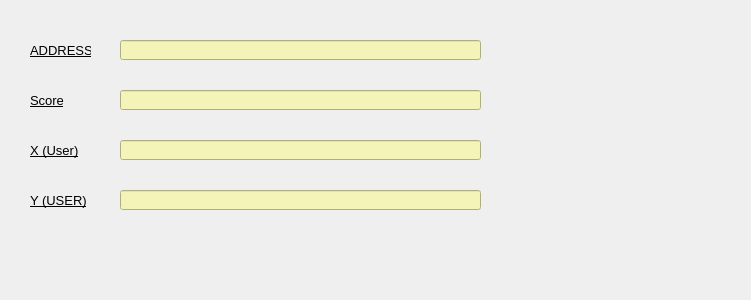
<?xml version="1.0" encoding="UTF-8"?>
<ui version="4.0">
 <class>Form</class>
 <widget class="QWidget" name="Form">
  <property name="geometry">
   <rect>
    <x>0</x>
    <y>0</y>
    <width>751</width>
    <height>300</height>
   </rect>
  </property>
  <property name="windowTitle">
   <string>Selected POI</string>
  </property>
  <widget class="QLabel" name="label_4">
   <property name="geometry">
    <rect>
     <x>30</x>
     <y>140</y>
     <width>71</width>
     <height>21</height>
    </rect>
   </property>
   <property name="font">
    <font>
     <pointsize>10</pointsize>
     <underline>true</underline>
    </font>
   </property>
   <property name="text">
    <string>X (User)</string>
   </property>
  </widget>
  <widget class="QLineEdit" name="results">
   <property name="geometry">
    <rect>
     <x>120</x>
     <y>90</y>
     <width>361</width>
     <height>20</height>
    </rect>
   </property>
   <property name="palette">
    <palette>
     <active>
      <colorrole role="WindowText">
       <brush brushstyle="SolidPattern">
        <color alpha="255">
         <red>0</red>
         <green>0</green>
         <blue>0</blue>
        </color>
       </brush>
      </colorrole>
      <colorrole role="Button">
       <brush brushstyle="SolidPattern">
        <color alpha="255">
         <red>244</red>
         <green>244</green>
         <blue>184</blue>
        </color>
       </brush>
      </colorrole>
      <colorrole role="Light">
       <brush brushstyle="SolidPattern">
        <color alpha="255">
         <red>255</red>
         <green>255</green>
         <blue>255</blue>
        </color>
       </brush>
      </colorrole>
      <colorrole role="Midlight">
       <brush brushstyle="SolidPattern">
        <color alpha="255">
         <red>249</red>
         <green>249</green>
         <blue>219</blue>
        </color>
       </brush>
      </colorrole>
      <colorrole role="Dark">
       <brush brushstyle="SolidPattern">
        <color alpha="255">
         <red>122</red>
         <green>122</green>
         <blue>92</blue>
        </color>
       </brush>
      </colorrole>
      <colorrole role="Mid">
       <brush brushstyle="SolidPattern">
        <color alpha="255">
         <red>163</red>
         <green>163</green>
         <blue>123</blue>
        </color>
       </brush>
      </colorrole>
      <colorrole role="Text">
       <brush brushstyle="SolidPattern">
        <color alpha="255">
         <red>0</red>
         <green>0</green>
         <blue>0</blue>
        </color>
       </brush>
      </colorrole>
      <colorrole role="BrightText">
       <brush brushstyle="SolidPattern">
        <color alpha="255">
         <red>255</red>
         <green>255</green>
         <blue>255</blue>
        </color>
       </brush>
      </colorrole>
      <colorrole role="ButtonText">
       <brush brushstyle="SolidPattern">
        <color alpha="255">
         <red>0</red>
         <green>0</green>
         <blue>0</blue>
        </color>
       </brush>
      </colorrole>
      <colorrole role="Base">
       <brush brushstyle="SolidPattern">
        <color alpha="255">
         <red>244</red>
         <green>244</green>
         <blue>184</blue>
        </color>
       </brush>
      </colorrole>
      <colorrole role="Window">
       <brush brushstyle="SolidPattern">
        <color alpha="255">
         <red>244</red>
         <green>244</green>
         <blue>184</blue>
        </color>
       </brush>
      </colorrole>
      <colorrole role="Shadow">
       <brush brushstyle="SolidPattern">
        <color alpha="255">
         <red>0</red>
         <green>0</green>
         <blue>0</blue>
        </color>
       </brush>
      </colorrole>
      <colorrole role="AlternateBase">
       <brush brushstyle="SolidPattern">
        <color alpha="255">
         <red>249</red>
         <green>249</green>
         <blue>219</blue>
        </color>
       </brush>
      </colorrole>
      <colorrole role="ToolTipBase">
       <brush brushstyle="SolidPattern">
        <color alpha="255">
         <red>255</red>
         <green>255</green>
         <blue>220</blue>
        </color>
       </brush>
      </colorrole>
      <colorrole role="ToolTipText">
       <brush brushstyle="SolidPattern">
        <color alpha="255">
         <red>0</red>
         <green>0</green>
         <blue>0</blue>
        </color>
       </brush>
      </colorrole>
     </active>
     <inactive>
      <colorrole role="WindowText">
       <brush brushstyle="SolidPattern">
        <color alpha="255">
         <red>0</red>
         <green>0</green>
         <blue>0</blue>
        </color>
       </brush>
      </colorrole>
      <colorrole role="Button">
       <brush brushstyle="SolidPattern">
        <color alpha="255">
         <red>244</red>
         <green>244</green>
         <blue>184</blue>
        </color>
       </brush>
      </colorrole>
      <colorrole role="Light">
       <brush brushstyle="SolidPattern">
        <color alpha="255">
         <red>255</red>
         <green>255</green>
         <blue>255</blue>
        </color>
       </brush>
      </colorrole>
      <colorrole role="Midlight">
       <brush brushstyle="SolidPattern">
        <color alpha="255">
         <red>249</red>
         <green>249</green>
         <blue>219</blue>
        </color>
       </brush>
      </colorrole>
      <colorrole role="Dark">
       <brush brushstyle="SolidPattern">
        <color alpha="255">
         <red>122</red>
         <green>122</green>
         <blue>92</blue>
        </color>
       </brush>
      </colorrole>
      <colorrole role="Mid">
       <brush brushstyle="SolidPattern">
        <color alpha="255">
         <red>163</red>
         <green>163</green>
         <blue>123</blue>
        </color>
       </brush>
      </colorrole>
      <colorrole role="Text">
       <brush brushstyle="SolidPattern">
        <color alpha="255">
         <red>0</red>
         <green>0</green>
         <blue>0</blue>
        </color>
       </brush>
      </colorrole>
      <colorrole role="BrightText">
       <brush brushstyle="SolidPattern">
        <color alpha="255">
         <red>255</red>
         <green>255</green>
         <blue>255</blue>
        </color>
       </brush>
      </colorrole>
      <colorrole role="ButtonText">
       <brush brushstyle="SolidPattern">
        <color alpha="255">
         <red>0</red>
         <green>0</green>
         <blue>0</blue>
        </color>
       </brush>
      </colorrole>
      <colorrole role="Base">
       <brush brushstyle="SolidPattern">
        <color alpha="255">
         <red>244</red>
         <green>244</green>
         <blue>184</blue>
        </color>
       </brush>
      </colorrole>
      <colorrole role="Window">
       <brush brushstyle="SolidPattern">
        <color alpha="255">
         <red>244</red>
         <green>244</green>
         <blue>184</blue>
        </color>
       </brush>
      </colorrole>
      <colorrole role="Shadow">
       <brush brushstyle="SolidPattern">
        <color alpha="255">
         <red>0</red>
         <green>0</green>
         <blue>0</blue>
        </color>
       </brush>
      </colorrole>
      <colorrole role="AlternateBase">
       <brush brushstyle="SolidPattern">
        <color alpha="255">
         <red>249</red>
         <green>249</green>
         <blue>219</blue>
        </color>
       </brush>
      </colorrole>
      <colorrole role="ToolTipBase">
       <brush brushstyle="SolidPattern">
        <color alpha="255">
         <red>255</red>
         <green>255</green>
         <blue>220</blue>
        </color>
       </brush>
      </colorrole>
      <colorrole role="ToolTipText">
       <brush brushstyle="SolidPattern">
        <color alpha="255">
         <red>0</red>
         <green>0</green>
         <blue>0</blue>
        </color>
       </brush>
      </colorrole>
     </inactive>
     <disabled>
      <colorrole role="WindowText">
       <brush brushstyle="SolidPattern">
        <color alpha="255">
         <red>122</red>
         <green>122</green>
         <blue>92</blue>
        </color>
       </brush>
      </colorrole>
      <colorrole role="Button">
       <brush brushstyle="SolidPattern">
        <color alpha="255">
         <red>244</red>
         <green>244</green>
         <blue>184</blue>
        </color>
       </brush>
      </colorrole>
      <colorrole role="Light">
       <brush brushstyle="SolidPattern">
        <color alpha="255">
         <red>255</red>
         <green>255</green>
         <blue>255</blue>
        </color>
       </brush>
      </colorrole>
      <colorrole role="Midlight">
       <brush brushstyle="SolidPattern">
        <color alpha="255">
         <red>249</red>
         <green>249</green>
         <blue>219</blue>
        </color>
       </brush>
      </colorrole>
      <colorrole role="Dark">
       <brush brushstyle="SolidPattern">
        <color alpha="255">
         <red>122</red>
         <green>122</green>
         <blue>92</blue>
        </color>
       </brush>
      </colorrole>
      <colorrole role="Mid">
       <brush brushstyle="SolidPattern">
        <color alpha="255">
         <red>163</red>
         <green>163</green>
         <blue>123</blue>
        </color>
       </brush>
      </colorrole>
      <colorrole role="Text">
       <brush brushstyle="SolidPattern">
        <color alpha="255">
         <red>122</red>
         <green>122</green>
         <blue>92</blue>
        </color>
       </brush>
      </colorrole>
      <colorrole role="BrightText">
       <brush brushstyle="SolidPattern">
        <color alpha="255">
         <red>255</red>
         <green>255</green>
         <blue>255</blue>
        </color>
       </brush>
      </colorrole>
      <colorrole role="ButtonText">
       <brush brushstyle="SolidPattern">
        <color alpha="255">
         <red>122</red>
         <green>122</green>
         <blue>92</blue>
        </color>
       </brush>
      </colorrole>
      <colorrole role="Base">
       <brush brushstyle="SolidPattern">
        <color alpha="255">
         <red>244</red>
         <green>244</green>
         <blue>184</blue>
        </color>
       </brush>
      </colorrole>
      <colorrole role="Window">
       <brush brushstyle="SolidPattern">
        <color alpha="255">
         <red>244</red>
         <green>244</green>
         <blue>184</blue>
        </color>
       </brush>
      </colorrole>
      <colorrole role="Shadow">
       <brush brushstyle="SolidPattern">
        <color alpha="255">
         <red>0</red>
         <green>0</green>
         <blue>0</blue>
        </color>
       </brush>
      </colorrole>
      <colorrole role="AlternateBase">
       <brush brushstyle="SolidPattern">
        <color alpha="255">
         <red>244</red>
         <green>244</green>
         <blue>184</blue>
        </color>
       </brush>
      </colorrole>
      <colorrole role="ToolTipBase">
       <brush brushstyle="SolidPattern">
        <color alpha="255">
         <red>255</red>
         <green>255</green>
         <blue>220</blue>
        </color>
       </brush>
      </colorrole>
      <colorrole role="ToolTipText">
       <brush brushstyle="SolidPattern">
        <color alpha="255">
         <red>0</red>
         <green>0</green>
         <blue>0</blue>
        </color>
       </brush>
      </colorrole>
     </disabled>
    </palette>
   </property>
   <property name="font">
    <font>
     <pointsize>10</pointsize>
    </font>
   </property>
  </widget>
  <widget class="QLabel" name="label_5">
   <property name="geometry">
    <rect>
     <x>30</x>
     <y>190</y>
     <width>71</width>
     <height>21</height>
    </rect>
   </property>
   <property name="font">
    <font>
     <pointsize>10</pointsize>
     <underline>true</underline>
    </font>
   </property>
   <property name="text">
    <string>Y (USER)</string>
   </property>
  </widget>
  <widget class="QLineEdit" name="x">
   <property name="geometry">
    <rect>
     <x>120</x>
     <y>140</y>
     <width>361</width>
     <height>20</height>
    </rect>
   </property>
   <property name="palette">
    <palette>
     <active>
      <colorrole role="WindowText">
       <brush brushstyle="SolidPattern">
        <color alpha="255">
         <red>0</red>
         <green>0</green>
         <blue>0</blue>
        </color>
       </brush>
      </colorrole>
      <colorrole role="Button">
       <brush brushstyle="SolidPattern">
        <color alpha="255">
         <red>244</red>
         <green>244</green>
         <blue>184</blue>
        </color>
       </brush>
      </colorrole>
      <colorrole role="Light">
       <brush brushstyle="SolidPattern">
        <color alpha="255">
         <red>255</red>
         <green>255</green>
         <blue>255</blue>
        </color>
       </brush>
      </colorrole>
      <colorrole role="Midlight">
       <brush brushstyle="SolidPattern">
        <color alpha="255">
         <red>249</red>
         <green>249</green>
         <blue>219</blue>
        </color>
       </brush>
      </colorrole>
      <colorrole role="Dark">
       <brush brushstyle="SolidPattern">
        <color alpha="255">
         <red>122</red>
         <green>122</green>
         <blue>92</blue>
        </color>
       </brush>
      </colorrole>
      <colorrole role="Mid">
       <brush brushstyle="SolidPattern">
        <color alpha="255">
         <red>163</red>
         <green>163</green>
         <blue>123</blue>
        </color>
       </brush>
      </colorrole>
      <colorrole role="Text">
       <brush brushstyle="SolidPattern">
        <color alpha="255">
         <red>0</red>
         <green>0</green>
         <blue>0</blue>
        </color>
       </brush>
      </colorrole>
      <colorrole role="BrightText">
       <brush brushstyle="SolidPattern">
        <color alpha="255">
         <red>255</red>
         <green>255</green>
         <blue>255</blue>
        </color>
       </brush>
      </colorrole>
      <colorrole role="ButtonText">
       <brush brushstyle="SolidPattern">
        <color alpha="255">
         <red>0</red>
         <green>0</green>
         <blue>0</blue>
        </color>
       </brush>
      </colorrole>
      <colorrole role="Base">
       <brush brushstyle="SolidPattern">
        <color alpha="255">
         <red>244</red>
         <green>244</green>
         <blue>184</blue>
        </color>
       </brush>
      </colorrole>
      <colorrole role="Window">
       <brush brushstyle="SolidPattern">
        <color alpha="255">
         <red>244</red>
         <green>244</green>
         <blue>184</blue>
        </color>
       </brush>
      </colorrole>
      <colorrole role="Shadow">
       <brush brushstyle="SolidPattern">
        <color alpha="255">
         <red>0</red>
         <green>0</green>
         <blue>0</blue>
        </color>
       </brush>
      </colorrole>
      <colorrole role="AlternateBase">
       <brush brushstyle="SolidPattern">
        <color alpha="255">
         <red>249</red>
         <green>249</green>
         <blue>219</blue>
        </color>
       </brush>
      </colorrole>
      <colorrole role="ToolTipBase">
       <brush brushstyle="SolidPattern">
        <color alpha="255">
         <red>255</red>
         <green>255</green>
         <blue>220</blue>
        </color>
       </brush>
      </colorrole>
      <colorrole role="ToolTipText">
       <brush brushstyle="SolidPattern">
        <color alpha="255">
         <red>0</red>
         <green>0</green>
         <blue>0</blue>
        </color>
       </brush>
      </colorrole>
     </active>
     <inactive>
      <colorrole role="WindowText">
       <brush brushstyle="SolidPattern">
        <color alpha="255">
         <red>0</red>
         <green>0</green>
         <blue>0</blue>
        </color>
       </brush>
      </colorrole>
      <colorrole role="Button">
       <brush brushstyle="SolidPattern">
        <color alpha="255">
         <red>244</red>
         <green>244</green>
         <blue>184</blue>
        </color>
       </brush>
      </colorrole>
      <colorrole role="Light">
       <brush brushstyle="SolidPattern">
        <color alpha="255">
         <red>255</red>
         <green>255</green>
         <blue>255</blue>
        </color>
       </brush>
      </colorrole>
      <colorrole role="Midlight">
       <brush brushstyle="SolidPattern">
        <color alpha="255">
         <red>249</red>
         <green>249</green>
         <blue>219</blue>
        </color>
       </brush>
      </colorrole>
      <colorrole role="Dark">
       <brush brushstyle="SolidPattern">
        <color alpha="255">
         <red>122</red>
         <green>122</green>
         <blue>92</blue>
        </color>
       </brush>
      </colorrole>
      <colorrole role="Mid">
       <brush brushstyle="SolidPattern">
        <color alpha="255">
         <red>163</red>
         <green>163</green>
         <blue>123</blue>
        </color>
       </brush>
      </colorrole>
      <colorrole role="Text">
       <brush brushstyle="SolidPattern">
        <color alpha="255">
         <red>0</red>
         <green>0</green>
         <blue>0</blue>
        </color>
       </brush>
      </colorrole>
      <colorrole role="BrightText">
       <brush brushstyle="SolidPattern">
        <color alpha="255">
         <red>255</red>
         <green>255</green>
         <blue>255</blue>
        </color>
       </brush>
      </colorrole>
      <colorrole role="ButtonText">
       <brush brushstyle="SolidPattern">
        <color alpha="255">
         <red>0</red>
         <green>0</green>
         <blue>0</blue>
        </color>
       </brush>
      </colorrole>
      <colorrole role="Base">
       <brush brushstyle="SolidPattern">
        <color alpha="255">
         <red>244</red>
         <green>244</green>
         <blue>184</blue>
        </color>
       </brush>
      </colorrole>
      <colorrole role="Window">
       <brush brushstyle="SolidPattern">
        <color alpha="255">
         <red>244</red>
         <green>244</green>
         <blue>184</blue>
        </color>
       </brush>
      </colorrole>
      <colorrole role="Shadow">
       <brush brushstyle="SolidPattern">
        <color alpha="255">
         <red>0</red>
         <green>0</green>
         <blue>0</blue>
        </color>
       </brush>
      </colorrole>
      <colorrole role="AlternateBase">
       <brush brushstyle="SolidPattern">
        <color alpha="255">
         <red>249</red>
         <green>249</green>
         <blue>219</blue>
        </color>
       </brush>
      </colorrole>
      <colorrole role="ToolTipBase">
       <brush brushstyle="SolidPattern">
        <color alpha="255">
         <red>255</red>
         <green>255</green>
         <blue>220</blue>
        </color>
       </brush>
      </colorrole>
      <colorrole role="ToolTipText">
       <brush brushstyle="SolidPattern">
        <color alpha="255">
         <red>0</red>
         <green>0</green>
         <blue>0</blue>
        </color>
       </brush>
      </colorrole>
     </inactive>
     <disabled>
      <colorrole role="WindowText">
       <brush brushstyle="SolidPattern">
        <color alpha="255">
         <red>122</red>
         <green>122</green>
         <blue>92</blue>
        </color>
       </brush>
      </colorrole>
      <colorrole role="Button">
       <brush brushstyle="SolidPattern">
        <color alpha="255">
         <red>244</red>
         <green>244</green>
         <blue>184</blue>
        </color>
       </brush>
      </colorrole>
      <colorrole role="Light">
       <brush brushstyle="SolidPattern">
        <color alpha="255">
         <red>255</red>
         <green>255</green>
         <blue>255</blue>
        </color>
       </brush>
      </colorrole>
      <colorrole role="Midlight">
       <brush brushstyle="SolidPattern">
        <color alpha="255">
         <red>249</red>
         <green>249</green>
         <blue>219</blue>
        </color>
       </brush>
      </colorrole>
      <colorrole role="Dark">
       <brush brushstyle="SolidPattern">
        <color alpha="255">
         <red>122</red>
         <green>122</green>
         <blue>92</blue>
        </color>
       </brush>
      </colorrole>
      <colorrole role="Mid">
       <brush brushstyle="SolidPattern">
        <color alpha="255">
         <red>163</red>
         <green>163</green>
         <blue>123</blue>
        </color>
       </brush>
      </colorrole>
      <colorrole role="Text">
       <brush brushstyle="SolidPattern">
        <color alpha="255">
         <red>122</red>
         <green>122</green>
         <blue>92</blue>
        </color>
       </brush>
      </colorrole>
      <colorrole role="BrightText">
       <brush brushstyle="SolidPattern">
        <color alpha="255">
         <red>255</red>
         <green>255</green>
         <blue>255</blue>
        </color>
       </brush>
      </colorrole>
      <colorrole role="ButtonText">
       <brush brushstyle="SolidPattern">
        <color alpha="255">
         <red>122</red>
         <green>122</green>
         <blue>92</blue>
        </color>
       </brush>
      </colorrole>
      <colorrole role="Base">
       <brush brushstyle="SolidPattern">
        <color alpha="255">
         <red>244</red>
         <green>244</green>
         <blue>184</blue>
        </color>
       </brush>
      </colorrole>
      <colorrole role="Window">
       <brush brushstyle="SolidPattern">
        <color alpha="255">
         <red>244</red>
         <green>244</green>
         <blue>184</blue>
        </color>
       </brush>
      </colorrole>
      <colorrole role="Shadow">
       <brush brushstyle="SolidPattern">
        <color alpha="255">
         <red>0</red>
         <green>0</green>
         <blue>0</blue>
        </color>
       </brush>
      </colorrole>
      <colorrole role="AlternateBase">
       <brush brushstyle="SolidPattern">
        <color alpha="255">
         <red>244</red>
         <green>244</green>
         <blue>184</blue>
        </color>
       </brush>
      </colorrole>
      <colorrole role="ToolTipBase">
       <brush brushstyle="SolidPattern">
        <color alpha="255">
         <red>255</red>
         <green>255</green>
         <blue>220</blue>
        </color>
       </brush>
      </colorrole>
      <colorrole role="ToolTipText">
       <brush brushstyle="SolidPattern">
        <color alpha="255">
         <red>0</red>
         <green>0</green>
         <blue>0</blue>
        </color>
       </brush>
      </colorrole>
     </disabled>
    </palette>
   </property>
   <property name="font">
    <font>
     <pointsize>9</pointsize>
    </font>
   </property>
  </widget>
  <widget class="QLabel" name="label_2">
   <property name="geometry">
    <rect>
     <x>30</x>
     <y>40</y>
     <width>61</width>
     <height>21</height>
    </rect>
   </property>
   <property name="font">
    <font>
     <pointsize>10</pointsize>
     <underline>true</underline>
    </font>
   </property>
   <property name="text">
    <string>ADDRESS</string>
   </property>
  </widget>
  <widget class="QLabel" name="label_3">
   <property name="geometry">
    <rect>
     <x>30</x>
     <y>90</y>
     <width>61</width>
     <height>21</height>
    </rect>
   </property>
   <property name="font">
    <font>
     <pointsize>10</pointsize>
     <underline>true</underline>
    </font>
   </property>
   <property name="text">
    <string>Score</string>
   </property>
  </widget>
  <widget class="QLineEdit" name="y">
   <property name="geometry">
    <rect>
     <x>120</x>
     <y>190</y>
     <width>361</width>
     <height>20</height>
    </rect>
   </property>
   <property name="palette">
    <palette>
     <active>
      <colorrole role="WindowText">
       <brush brushstyle="SolidPattern">
        <color alpha="255">
         <red>0</red>
         <green>0</green>
         <blue>0</blue>
        </color>
       </brush>
      </colorrole>
      <colorrole role="Button">
       <brush brushstyle="SolidPattern">
        <color alpha="255">
         <red>244</red>
         <green>244</green>
         <blue>184</blue>
        </color>
       </brush>
      </colorrole>
      <colorrole role="Light">
       <brush brushstyle="SolidPattern">
        <color alpha="255">
         <red>255</red>
         <green>255</green>
         <blue>255</blue>
        </color>
       </brush>
      </colorrole>
      <colorrole role="Midlight">
       <brush brushstyle="SolidPattern">
        <color alpha="255">
         <red>249</red>
         <green>249</green>
         <blue>219</blue>
        </color>
       </brush>
      </colorrole>
      <colorrole role="Dark">
       <brush brushstyle="SolidPattern">
        <color alpha="255">
         <red>122</red>
         <green>122</green>
         <blue>92</blue>
        </color>
       </brush>
      </colorrole>
      <colorrole role="Mid">
       <brush brushstyle="SolidPattern">
        <color alpha="255">
         <red>163</red>
         <green>163</green>
         <blue>123</blue>
        </color>
       </brush>
      </colorrole>
      <colorrole role="Text">
       <brush brushstyle="SolidPattern">
        <color alpha="255">
         <red>0</red>
         <green>0</green>
         <blue>0</blue>
        </color>
       </brush>
      </colorrole>
      <colorrole role="BrightText">
       <brush brushstyle="SolidPattern">
        <color alpha="255">
         <red>255</red>
         <green>255</green>
         <blue>255</blue>
        </color>
       </brush>
      </colorrole>
      <colorrole role="ButtonText">
       <brush brushstyle="SolidPattern">
        <color alpha="255">
         <red>0</red>
         <green>0</green>
         <blue>0</blue>
        </color>
       </brush>
      </colorrole>
      <colorrole role="Base">
       <brush brushstyle="SolidPattern">
        <color alpha="255">
         <red>244</red>
         <green>244</green>
         <blue>184</blue>
        </color>
       </brush>
      </colorrole>
      <colorrole role="Window">
       <brush brushstyle="SolidPattern">
        <color alpha="255">
         <red>244</red>
         <green>244</green>
         <blue>184</blue>
        </color>
       </brush>
      </colorrole>
      <colorrole role="Shadow">
       <brush brushstyle="SolidPattern">
        <color alpha="255">
         <red>0</red>
         <green>0</green>
         <blue>0</blue>
        </color>
       </brush>
      </colorrole>
      <colorrole role="AlternateBase">
       <brush brushstyle="SolidPattern">
        <color alpha="255">
         <red>249</red>
         <green>249</green>
         <blue>219</blue>
        </color>
       </brush>
      </colorrole>
      <colorrole role="ToolTipBase">
       <brush brushstyle="SolidPattern">
        <color alpha="255">
         <red>255</red>
         <green>255</green>
         <blue>220</blue>
        </color>
       </brush>
      </colorrole>
      <colorrole role="ToolTipText">
       <brush brushstyle="SolidPattern">
        <color alpha="255">
         <red>0</red>
         <green>0</green>
         <blue>0</blue>
        </color>
       </brush>
      </colorrole>
     </active>
     <inactive>
      <colorrole role="WindowText">
       <brush brushstyle="SolidPattern">
        <color alpha="255">
         <red>0</red>
         <green>0</green>
         <blue>0</blue>
        </color>
       </brush>
      </colorrole>
      <colorrole role="Button">
       <brush brushstyle="SolidPattern">
        <color alpha="255">
         <red>244</red>
         <green>244</green>
         <blue>184</blue>
        </color>
       </brush>
      </colorrole>
      <colorrole role="Light">
       <brush brushstyle="SolidPattern">
        <color alpha="255">
         <red>255</red>
         <green>255</green>
         <blue>255</blue>
        </color>
       </brush>
      </colorrole>
      <colorrole role="Midlight">
       <brush brushstyle="SolidPattern">
        <color alpha="255">
         <red>249</red>
         <green>249</green>
         <blue>219</blue>
        </color>
       </brush>
      </colorrole>
      <colorrole role="Dark">
       <brush brushstyle="SolidPattern">
        <color alpha="255">
         <red>122</red>
         <green>122</green>
         <blue>92</blue>
        </color>
       </brush>
      </colorrole>
      <colorrole role="Mid">
       <brush brushstyle="SolidPattern">
        <color alpha="255">
         <red>163</red>
         <green>163</green>
         <blue>123</blue>
        </color>
       </brush>
      </colorrole>
      <colorrole role="Text">
       <brush brushstyle="SolidPattern">
        <color alpha="255">
         <red>0</red>
         <green>0</green>
         <blue>0</blue>
        </color>
       </brush>
      </colorrole>
      <colorrole role="BrightText">
       <brush brushstyle="SolidPattern">
        <color alpha="255">
         <red>255</red>
         <green>255</green>
         <blue>255</blue>
        </color>
       </brush>
      </colorrole>
      <colorrole role="ButtonText">
       <brush brushstyle="SolidPattern">
        <color alpha="255">
         <red>0</red>
         <green>0</green>
         <blue>0</blue>
        </color>
       </brush>
      </colorrole>
      <colorrole role="Base">
       <brush brushstyle="SolidPattern">
        <color alpha="255">
         <red>244</red>
         <green>244</green>
         <blue>184</blue>
        </color>
       </brush>
      </colorrole>
      <colorrole role="Window">
       <brush brushstyle="SolidPattern">
        <color alpha="255">
         <red>244</red>
         <green>244</green>
         <blue>184</blue>
        </color>
       </brush>
      </colorrole>
      <colorrole role="Shadow">
       <brush brushstyle="SolidPattern">
        <color alpha="255">
         <red>0</red>
         <green>0</green>
         <blue>0</blue>
        </color>
       </brush>
      </colorrole>
      <colorrole role="AlternateBase">
       <brush brushstyle="SolidPattern">
        <color alpha="255">
         <red>249</red>
         <green>249</green>
         <blue>219</blue>
        </color>
       </brush>
      </colorrole>
      <colorrole role="ToolTipBase">
       <brush brushstyle="SolidPattern">
        <color alpha="255">
         <red>255</red>
         <green>255</green>
         <blue>220</blue>
        </color>
       </brush>
      </colorrole>
      <colorrole role="ToolTipText">
       <brush brushstyle="SolidPattern">
        <color alpha="255">
         <red>0</red>
         <green>0</green>
         <blue>0</blue>
        </color>
       </brush>
      </colorrole>
     </inactive>
     <disabled>
      <colorrole role="WindowText">
       <brush brushstyle="SolidPattern">
        <color alpha="255">
         <red>122</red>
         <green>122</green>
         <blue>92</blue>
        </color>
       </brush>
      </colorrole>
      <colorrole role="Button">
       <brush brushstyle="SolidPattern">
        <color alpha="255">
         <red>244</red>
         <green>244</green>
         <blue>184</blue>
        </color>
       </brush>
      </colorrole>
      <colorrole role="Light">
       <brush brushstyle="SolidPattern">
        <color alpha="255">
         <red>255</red>
         <green>255</green>
         <blue>255</blue>
        </color>
       </brush>
      </colorrole>
      <colorrole role="Midlight">
       <brush brushstyle="SolidPattern">
        <color alpha="255">
         <red>249</red>
         <green>249</green>
         <blue>219</blue>
        </color>
       </brush>
      </colorrole>
      <colorrole role="Dark">
       <brush brushstyle="SolidPattern">
        <color alpha="255">
         <red>122</red>
         <green>122</green>
         <blue>92</blue>
        </color>
       </brush>
      </colorrole>
      <colorrole role="Mid">
       <brush brushstyle="SolidPattern">
        <color alpha="255">
         <red>163</red>
         <green>163</green>
         <blue>123</blue>
        </color>
       </brush>
      </colorrole>
      <colorrole role="Text">
       <brush brushstyle="SolidPattern">
        <color alpha="255">
         <red>122</red>
         <green>122</green>
         <blue>92</blue>
        </color>
       </brush>
      </colorrole>
      <colorrole role="BrightText">
       <brush brushstyle="SolidPattern">
        <color alpha="255">
         <red>255</red>
         <green>255</green>
         <blue>255</blue>
        </color>
       </brush>
      </colorrole>
      <colorrole role="ButtonText">
       <brush brushstyle="SolidPattern">
        <color alpha="255">
         <red>122</red>
         <green>122</green>
         <blue>92</blue>
        </color>
       </brush>
      </colorrole>
      <colorrole role="Base">
       <brush brushstyle="SolidPattern">
        <color alpha="255">
         <red>244</red>
         <green>244</green>
         <blue>184</blue>
        </color>
       </brush>
      </colorrole>
      <colorrole role="Window">
       <brush brushstyle="SolidPattern">
        <color alpha="255">
         <red>244</red>
         <green>244</green>
         <blue>184</blue>
        </color>
       </brush>
      </colorrole>
      <colorrole role="Shadow">
       <brush brushstyle="SolidPattern">
        <color alpha="255">
         <red>0</red>
         <green>0</green>
         <blue>0</blue>
        </color>
       </brush>
      </colorrole>
      <colorrole role="AlternateBase">
       <brush brushstyle="SolidPattern">
        <color alpha="255">
         <red>244</red>
         <green>244</green>
         <blue>184</blue>
        </color>
       </brush>
      </colorrole>
      <colorrole role="ToolTipBase">
       <brush brushstyle="SolidPattern">
        <color alpha="255">
         <red>255</red>
         <green>255</green>
         <blue>220</blue>
        </color>
       </brush>
      </colorrole>
      <colorrole role="ToolTipText">
       <brush brushstyle="SolidPattern">
        <color alpha="255">
         <red>0</red>
         <green>0</green>
         <blue>0</blue>
        </color>
       </brush>
      </colorrole>
     </disabled>
    </palette>
   </property>
   <property name="font">
    <font>
     <pointsize>9</pointsize>
    </font>
   </property>
  </widget>
  <widget class="QLineEdit" name="address">
   <property name="geometry">
    <rect>
     <x>120</x>
     <y>40</y>
     <width>361</width>
     <height>20</height>
    </rect>
   </property>
   <property name="palette">
    <palette>
     <active>
      <colorrole role="WindowText">
       <brush brushstyle="SolidPattern">
        <color alpha="255">
         <red>0</red>
         <green>0</green>
         <blue>0</blue>
        </color>
       </brush>
      </colorrole>
      <colorrole role="Button">
       <brush brushstyle="SolidPattern">
        <color alpha="255">
         <red>244</red>
         <green>244</green>
         <blue>184</blue>
        </color>
       </brush>
      </colorrole>
      <colorrole role="Light">
       <brush brushstyle="SolidPattern">
        <color alpha="255">
         <red>255</red>
         <green>255</green>
         <blue>255</blue>
        </color>
       </brush>
      </colorrole>
      <colorrole role="Midlight">
       <brush brushstyle="SolidPattern">
        <color alpha="255">
         <red>249</red>
         <green>249</green>
         <blue>219</blue>
        </color>
       </brush>
      </colorrole>
      <colorrole role="Dark">
       <brush brushstyle="SolidPattern">
        <color alpha="255">
         <red>122</red>
         <green>122</green>
         <blue>92</blue>
        </color>
       </brush>
      </colorrole>
      <colorrole role="Mid">
       <brush brushstyle="SolidPattern">
        <color alpha="255">
         <red>163</red>
         <green>163</green>
         <blue>123</blue>
        </color>
       </brush>
      </colorrole>
      <colorrole role="Text">
       <brush brushstyle="SolidPattern">
        <color alpha="255">
         <red>0</red>
         <green>0</green>
         <blue>0</blue>
        </color>
       </brush>
      </colorrole>
      <colorrole role="BrightText">
       <brush brushstyle="SolidPattern">
        <color alpha="255">
         <red>255</red>
         <green>255</green>
         <blue>255</blue>
        </color>
       </brush>
      </colorrole>
      <colorrole role="ButtonText">
       <brush brushstyle="SolidPattern">
        <color alpha="255">
         <red>0</red>
         <green>0</green>
         <blue>0</blue>
        </color>
       </brush>
      </colorrole>
      <colorrole role="Base">
       <brush brushstyle="SolidPattern">
        <color alpha="255">
         <red>244</red>
         <green>244</green>
         <blue>184</blue>
        </color>
       </brush>
      </colorrole>
      <colorrole role="Window">
       <brush brushstyle="SolidPattern">
        <color alpha="255">
         <red>244</red>
         <green>244</green>
         <blue>184</blue>
        </color>
       </brush>
      </colorrole>
      <colorrole role="Shadow">
       <brush brushstyle="SolidPattern">
        <color alpha="255">
         <red>0</red>
         <green>0</green>
         <blue>0</blue>
        </color>
       </brush>
      </colorrole>
      <colorrole role="AlternateBase">
       <brush brushstyle="SolidPattern">
        <color alpha="255">
         <red>249</red>
         <green>249</green>
         <blue>219</blue>
        </color>
       </brush>
      </colorrole>
      <colorrole role="ToolTipBase">
       <brush brushstyle="SolidPattern">
        <color alpha="255">
         <red>255</red>
         <green>255</green>
         <blue>220</blue>
        </color>
       </brush>
      </colorrole>
      <colorrole role="ToolTipText">
       <brush brushstyle="SolidPattern">
        <color alpha="255">
         <red>0</red>
         <green>0</green>
         <blue>0</blue>
        </color>
       </brush>
      </colorrole>
     </active>
     <inactive>
      <colorrole role="WindowText">
       <brush brushstyle="SolidPattern">
        <color alpha="255">
         <red>0</red>
         <green>0</green>
         <blue>0</blue>
        </color>
       </brush>
      </colorrole>
      <colorrole role="Button">
       <brush brushstyle="SolidPattern">
        <color alpha="255">
         <red>244</red>
         <green>244</green>
         <blue>184</blue>
        </color>
       </brush>
      </colorrole>
      <colorrole role="Light">
       <brush brushstyle="SolidPattern">
        <color alpha="255">
         <red>255</red>
         <green>255</green>
         <blue>255</blue>
        </color>
       </brush>
      </colorrole>
      <colorrole role="Midlight">
       <brush brushstyle="SolidPattern">
        <color alpha="255">
         <red>249</red>
         <green>249</green>
         <blue>219</blue>
        </color>
       </brush>
      </colorrole>
      <colorrole role="Dark">
       <brush brushstyle="SolidPattern">
        <color alpha="255">
         <red>122</red>
         <green>122</green>
         <blue>92</blue>
        </color>
       </brush>
      </colorrole>
      <colorrole role="Mid">
       <brush brushstyle="SolidPattern">
        <color alpha="255">
         <red>163</red>
         <green>163</green>
         <blue>123</blue>
        </color>
       </brush>
      </colorrole>
      <colorrole role="Text">
       <brush brushstyle="SolidPattern">
        <color alpha="255">
         <red>0</red>
         <green>0</green>
         <blue>0</blue>
        </color>
       </brush>
      </colorrole>
      <colorrole role="BrightText">
       <brush brushstyle="SolidPattern">
        <color alpha="255">
         <red>255</red>
         <green>255</green>
         <blue>255</blue>
        </color>
       </brush>
      </colorrole>
      <colorrole role="ButtonText">
       <brush brushstyle="SolidPattern">
        <color alpha="255">
         <red>0</red>
         <green>0</green>
         <blue>0</blue>
        </color>
       </brush>
      </colorrole>
      <colorrole role="Base">
       <brush brushstyle="SolidPattern">
        <color alpha="255">
         <red>244</red>
         <green>244</green>
         <blue>184</blue>
        </color>
       </brush>
      </colorrole>
      <colorrole role="Window">
       <brush brushstyle="SolidPattern">
        <color alpha="255">
         <red>244</red>
         <green>244</green>
         <blue>184</blue>
        </color>
       </brush>
      </colorrole>
      <colorrole role="Shadow">
       <brush brushstyle="SolidPattern">
        <color alpha="255">
         <red>0</red>
         <green>0</green>
         <blue>0</blue>
        </color>
       </brush>
      </colorrole>
      <colorrole role="AlternateBase">
       <brush brushstyle="SolidPattern">
        <color alpha="255">
         <red>249</red>
         <green>249</green>
         <blue>219</blue>
        </color>
       </brush>
      </colorrole>
      <colorrole role="ToolTipBase">
       <brush brushstyle="SolidPattern">
        <color alpha="255">
         <red>255</red>
         <green>255</green>
         <blue>220</blue>
        </color>
       </brush>
      </colorrole>
      <colorrole role="ToolTipText">
       <brush brushstyle="SolidPattern">
        <color alpha="255">
         <red>0</red>
         <green>0</green>
         <blue>0</blue>
        </color>
       </brush>
      </colorrole>
     </inactive>
     <disabled>
      <colorrole role="WindowText">
       <brush brushstyle="SolidPattern">
        <color alpha="255">
         <red>122</red>
         <green>122</green>
         <blue>92</blue>
        </color>
       </brush>
      </colorrole>
      <colorrole role="Button">
       <brush brushstyle="SolidPattern">
        <color alpha="255">
         <red>244</red>
         <green>244</green>
         <blue>184</blue>
        </color>
       </brush>
      </colorrole>
      <colorrole role="Light">
       <brush brushstyle="SolidPattern">
        <color alpha="255">
         <red>255</red>
         <green>255</green>
         <blue>255</blue>
        </color>
       </brush>
      </colorrole>
      <colorrole role="Midlight">
       <brush brushstyle="SolidPattern">
        <color alpha="255">
         <red>249</red>
         <green>249</green>
         <blue>219</blue>
        </color>
       </brush>
      </colorrole>
      <colorrole role="Dark">
       <brush brushstyle="SolidPattern">
        <color alpha="255">
         <red>122</red>
         <green>122</green>
         <blue>92</blue>
        </color>
       </brush>
      </colorrole>
      <colorrole role="Mid">
       <brush brushstyle="SolidPattern">
        <color alpha="255">
         <red>163</red>
         <green>163</green>
         <blue>123</blue>
        </color>
       </brush>
      </colorrole>
      <colorrole role="Text">
       <brush brushstyle="SolidPattern">
        <color alpha="255">
         <red>122</red>
         <green>122</green>
         <blue>92</blue>
        </color>
       </brush>
      </colorrole>
      <colorrole role="BrightText">
       <brush brushstyle="SolidPattern">
        <color alpha="255">
         <red>255</red>
         <green>255</green>
         <blue>255</blue>
        </color>
       </brush>
      </colorrole>
      <colorrole role="ButtonText">
       <brush brushstyle="SolidPattern">
        <color alpha="255">
         <red>122</red>
         <green>122</green>
         <blue>92</blue>
        </color>
       </brush>
      </colorrole>
      <colorrole role="Base">
       <brush brushstyle="SolidPattern">
        <color alpha="255">
         <red>244</red>
         <green>244</green>
         <blue>184</blue>
        </color>
       </brush>
      </colorrole>
      <colorrole role="Window">
       <brush brushstyle="SolidPattern">
        <color alpha="255">
         <red>244</red>
         <green>244</green>
         <blue>184</blue>
        </color>
       </brush>
      </colorrole>
      <colorrole role="Shadow">
       <brush brushstyle="SolidPattern">
        <color alpha="255">
         <red>0</red>
         <green>0</green>
         <blue>0</blue>
        </color>
       </brush>
      </colorrole>
      <colorrole role="AlternateBase">
       <brush brushstyle="SolidPattern">
        <color alpha="255">
         <red>244</red>
         <green>244</green>
         <blue>184</blue>
        </color>
       </brush>
      </colorrole>
      <colorrole role="ToolTipBase">
       <brush brushstyle="SolidPattern">
        <color alpha="255">
         <red>255</red>
         <green>255</green>
         <blue>220</blue>
        </color>
       </brush>
      </colorrole>
      <colorrole role="ToolTipText">
       <brush brushstyle="SolidPattern">
        <color alpha="255">
         <red>0</red>
         <green>0</green>
         <blue>0</blue>
        </color>
       </brush>
      </colorrole>
     </disabled>
    </palette>
   </property>
   <property name="font">
    <font>
     <pointsize>9</pointsize>
    </font>
   </property>
  </widget>
 </widget>
 <resources/>
 <connections/>
</ui>
